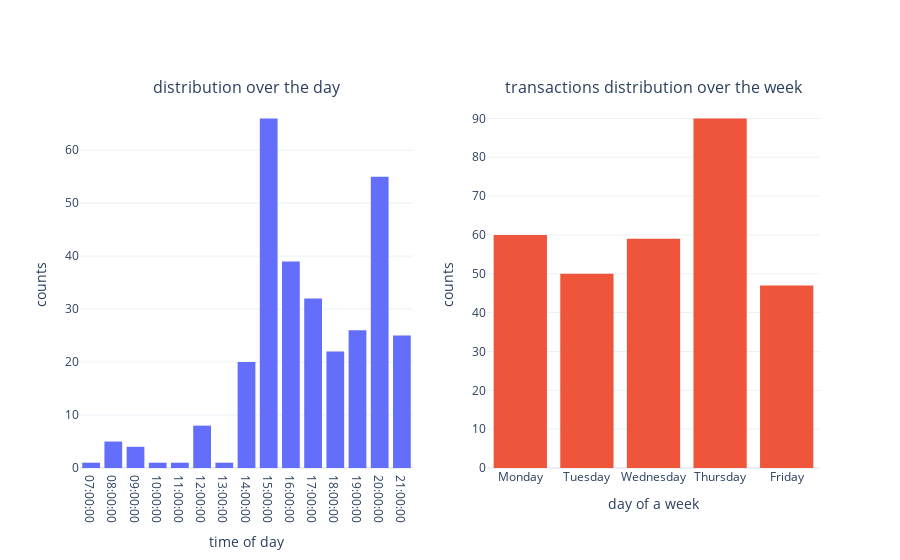

Notebook code for this chart:
### Code cell
from plotly.subplots import make_subplots

fig = go.Figure()

fig = make_subplots(rows=1, cols=2, subplot_titles=[
                    'distribution over the day', 'transactions distribution over the week'])

fig.add_trace(go.Histogram(
    x=sorted(hours),
), row=1, col=1)

m = ["Monday", "Tuesday", "Wednesday", "Thursday", "Friday"]
fig.add_trace(go.Histogram(
    x=sorted(day_names, key=m.index),
), row=1, col=2)

fig.update_xaxes(title_text='time of day', row=1, col=1, tickformat="%H:%M")
fig.update_yaxes(title_text='counts', row=1, col=1)


fig.update_xaxes(
    title_text='day of a week',
    row=1, col=2,
    tickformat="%H-%M-%S"
)
fig.update_yaxes(title_text='counts', row=1, col=2)

fig.update_layout(bargap=0.2)
fig.update_layout(showlegend=False) 
fig.show()

### Figure 1 — Plotly figure (JSON) as saved in the notebook; plotly's stock layout.template omitted (floating-point values rounded to 4 significant figures; data arrays with more than 128 entries replaced by an {"elided": "..."} marker saying what was removed)
{"data": [{"type": "histogram", "x": {"elided": "306 str values"}, "xaxis": "x", "yaxis": "y"}, {"type": "histogram", "x": {"elided": "306 str values"}, "xaxis": "x2", "yaxis": "y2"}], "layout": {"annotations": [{"font": {"size": 16}, "showarrow": false, "text": "distribution over the day", "x": 0.225, "xanchor": "center", "xref": "paper", "y": 1, "yanchor": "bottom", "yref": "paper"}, {"font": {"size": 16}, "showarrow": false, "text": "transactions distribution over the week", "x": 0.775, "xanchor": "center", "xref": "paper", "y": 1, "yanchor": "bottom", "yref": "paper"}], "bargap": 0.2, "showlegend": false, "xaxis": {"anchor": "y", "domain": [0, 0.45], "tickformat": "%H:%M", "title": {"text": "time of day"}}, "xaxis2": {"anchor": "y2", "domain": [0.55, 1], "tickformat": "%H-%M-%S", "title": {"text": "day of a week"}}, "yaxis": {"anchor": "x", "domain": [0, 1], "title": {"text": "counts"}}, "yaxis2": {"anchor": "x2", "domain": [0, 1], "title": {"text": "counts"}}}}
